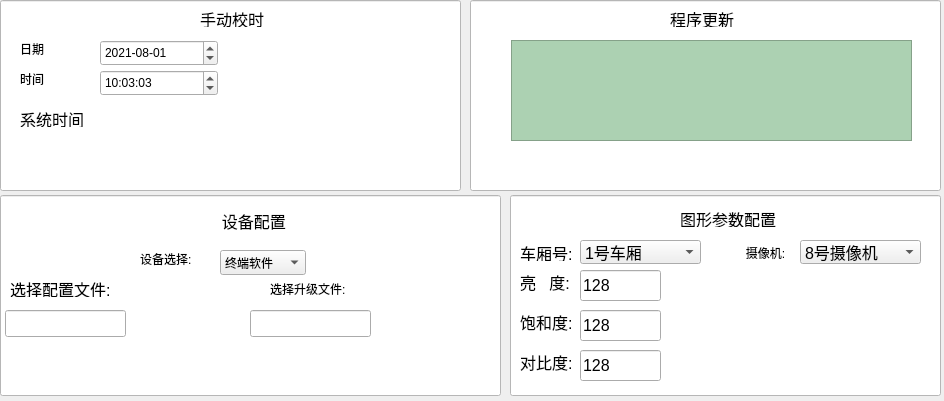
  <widget class="QWidget" name="deviceManagewidget" native="true">
   <property name="geometry">
    <rect>
     <x>40</x>
     <y>115</y>
     <width>944</width>
     <height>401</height>
    </rect>
   </property>
   <property name="focusPolicy">
    <enum>Qt::StrongFocus</enum>
   </property>
   <widget class="QLineEdit" name="configFileDisplayLineEdit">
    <property name="geometry">
     <rect>
      <x>5</x>
      <y>310</y>
      <width>121</width>
      <height>27</height>
     </rect>
    </property>
    <property name="font">
     <font>
      <pointsize>12</pointsize>
     </font>
    </property>
   </widget>
   <widget class="QLineEdit" name="brightnessLineEdit">
    <property name="geometry">
     <rect>
      <x>580</x>
      <y>270</y>
      <width>81</width>
      <height>31</height>
     </rect>
    </property>
    <property name="font">
     <font>
      <pointsize>12</pointsize>
     </font>
    </property>
    <property name="text">
     <string>128</string>
    </property>
   </widget>
   <widget class="QLabel" name="carriageLabel">
    <property name="geometry">
     <rect>
      <x>520</x>
      <y>244</y>
      <width>51</width>
      <height>17</height>
     </rect>
    </property>
    <property name="font">
     <font>
      <pointsize>12</pointsize>
     </font>
    </property>
    <property name="styleSheet">
     <string notr="true"/>
    </property>
    <property name="text">
     <string>车厢号:</string>
    </property>
   </widget>
   <widget class="QPushButton" name="configFilelookPushButton">
    <property name="geometry">
     <rect>
      <x>130</x>
      <y>308</y>
      <width>112</width>
      <height>32</height>
     </rect>
    </property>
    <property name="font">
     <font>
      <pointsize>12</pointsize>
     </font>
    </property>
    <property name="styleSheet">
     <string notr="true">QPushButton{
background-image: url(:/monres/browse.bmp);
border-color: rgb(255, 255, 255);
border-width: 1px;
border-style: solid;}


QPushButton:pressed
{background-color: rgb(86, 164, 246);color: rgb(255, 255, 255);border-color: rgb(170, 170, 170);border-width: 2px;border-style: solid;}</string>
    </property>
    <property name="text">
     <string/>
    </property>
   </widget>
   <widget class="QComboBox" name="carriageSelectionComboBox">
    <property name="enabled">
     <bool>true</bool>
    </property>
    <property name="geometry">
     <rect>
      <x>580</x>
      <y>240</y>
      <width>121</width>
      <height>24</height>
     </rect>
    </property>
    <property name="font">
     <font>
      <pointsize>12</pointsize>
     </font>
    </property>
    <property name="currentIndex">
     <number>0</number>
    </property>
    <property name="minimumContentsLength">
     <number>0</number>
    </property>
    <item>
     <property name="text">
      <string>1号车厢</string>
     </property>
    </item>
    <item>
     <property name="text">
      <string>8号车厢</string>
     </property>
    </item>
   </widget>
   <widget class="QComboBox" name="cameraSelectionComboBox">
    <property name="enabled">
     <bool>true</bool>
    </property>
    <property name="geometry">
     <rect>
      <x>800</x>
      <y>240</y>
      <width>121</width>
      <height>24</height>
     </rect>
    </property>
    <property name="font">
     <font>
      <pointsize>12</pointsize>
     </font>
    </property>
    <property name="currentIndex">
     <number>0</number>
    </property>
    <item>
     <property name="text">
      <string>8号摄像机</string>
     </property>
    </item>
    <item>
     <property name="text">
      <string>9号摄像机</string>
     </property>
    </item>
   </widget>
   <widget class="QLineEdit" name="contrastLineEdit">
    <property name="geometry">
     <rect>
      <x>580</x>
      <y>350</y>
      <width>81</width>
      <height>31</height>
     </rect>
    </property>
    <property name="font">
     <font>
      <pointsize>12</pointsize>
     </font>
    </property>
    <property name="text">
     <string>128</string>
    </property>
   </widget>
   <widget class="QLabel" name="label_9">
    <property name="geometry">
     <rect>
      <x>200</x>
      <y>10</y>
      <width>67</width>
      <height>17</height>
     </rect>
    </property>
    <property name="font">
     <font>
      <pointsize>12</pointsize>
     </font>
    </property>
    <property name="text">
     <string>手动校时</string>
    </property>
   </widget>
   <widget class="QPushButton" name="timeAdjustPushButton">
    <property name="geometry">
     <rect>
      <x>190</x>
      <y>140</y>
      <width>137</width>
      <height>39</height>
     </rect>
    </property>
    <property name="styleSheet">
     <string notr="true">QPushButton{
background-image: url(:/monres/timing.bmp);
border-color: rgb(255, 255, 255);
border-width: 1px;
border-style: solid;}

QPushButton:pressed
{background-color: rgb(86, 164, 246);color: rgb(255, 255, 255);border-color: rgb(170, 170, 170);border-width: 2px;border-style: solid;}</string>
    </property>
    <property name="text">
     <string/>
    </property>
   </widget>
   <widget class="QLabel" name="label_15">
    <property name="geometry">
     <rect>
      <x>680</x>
      <y>210</y>
      <width>101</width>
      <height>17</height>
     </rect>
    </property>
    <property name="font">
     <font>
      <pointsize>12</pointsize>
     </font>
    </property>
    <property name="text">
     <string>图形参数配置</string>
    </property>
   </widget>
   <widget class="QComboBox" name="comboBox">
    <property name="geometry">
     <rect>
      <x>220</x>
      <y>250</y>
      <width>86</width>
      <height>25</height>
     </rect>
    </property>
    <item>
     <property name="text">
      <string>终端软件</string>
     </property>
    </item>
   </widget>
   <widget class="QLineEdit" name="saturationLineEdit">
    <property name="geometry">
     <rect>
      <x>580</x>
      <y>310</y>
      <width>81</width>
      <height>31</height>
     </rect>
    </property>
    <property name="font">
     <font>
      <pointsize>12</pointsize>
     </font>
    </property>
    <property name="text">
     <string>128</string>
    </property>
   </widget>
   <widget class="QPushButton" name="imageParamSetPushButton">
    <property name="geometry">
     <rect>
      <x>700</x>
      <y>340</y>
      <width>161</width>
      <height>43</height>
     </rect>
    </property>
    <property name="font">
     <font>
      <pointsize>12</pointsize>
     </font>
    </property>
    <property name="styleSheet">
     <string notr="true">QPushButton{
background-image: url(:/monres/settingconfig.bmp);
border-color: rgb(255, 255, 255);
border-width: 1px;
border-style: solid;}

QPushButton:pressed
{background-color: rgb(86, 164, 246);color: rgb(255, 255, 255);border-color: rgb(170, 170, 170);border-width: 2px;border-style: solid;}</string>
    </property>
    <property name="text">
     <string/>
    </property>
   </widget>
   <widget class="QLabel" name="systimeAdjustLabel">
    <property name="geometry">
     <rect>
      <x>260</x>
      <y>110</y>
      <width>91</width>
      <height>21</height>
     </rect>
    </property>
    <property name="text">
     <string/>
    </property>
   </widget>
   <widget class="QLabel" name="saturationLabel">
    <property name="geometry">
     <rect>
      <x>520</x>
      <y>310</y>
      <width>52</width>
      <height>24</height>
     </rect>
    </property>
    <property name="font">
     <font>
      <pointsize>12</pointsize>
     </font>
    </property>
    <property name="styleSheet">
     <string notr="true"/>
    </property>
    <property name="text">
     <string>饱和度:</string>
    </property>
   </widget>
   <widget class="QLabel" name="brightnessLabel">
    <property name="geometry">
     <rect>
      <x>520</x>
      <y>270</y>
      <width>51</width>
      <height>24</height>
     </rect>
    </property>
    <property name="font">
     <font>
      <pointsize>12</pointsize>
     </font>
    </property>
    <property name="styleSheet">
     <string notr="true"/>
    </property>
    <property name="text">
     <string>亮   度:</string>
    </property>
   </widget>
   <widget class="QPushButton" name="clientRebootPushButton">
    <property name="geometry">
     <rect>
      <x>810</x>
      <y>150</y>
      <width>82</width>
      <height>36</height>
     </rect>
    </property>
    <property name="font">
     <font>
      <pointsize>12</pointsize>
     </font>
    </property>
    <property name="styleSheet">
     <string notr="true">QPushButton{
background-image: url(:/monres/restat.bmp);
border-color: rgb(255, 255, 255);
border-width: 1px;
border-style: solid;}

QPushButton:pressed
{background-color: rgb(86, 164, 246);color: rgb(255, 255, 255);border-color: rgb(170, 170, 170);border-width: 2px;border-style: solid;}</string>
    </property>
    <property name="text">
     <string/>
    </property>
   </widget>
   <widget class="QLabel" name="configFileSelectionLabel">
    <property name="geometry">
     <rect>
      <x>10</x>
      <y>280</y>
      <width>101</width>
      <height>17</height>
     </rect>
    </property>
    <property name="font">
     <font>
      <pointsize>12</pointsize>
     </font>
    </property>
    <property name="styleSheet">
     <string notr="true"/>
    </property>
    <property name="text">
     <string>选择配置文件:</string>
    </property>
   </widget>
   <widget class="QLabel" name="cameraLabel">
    <property name="geometry">
     <rect>
      <x>736</x>
      <y>244</y>
      <width>61</width>
      <height>17</height>
     </rect>
    </property>
    <property name="styleSheet">
     <string notr="true"/>
    </property>
    <property name="text">
     <string>   摄像机:</string>
    </property>
   </widget>
   <widget class="QLabel" name="contrastLabel">
    <property name="geometry">
     <rect>
      <x>520</x>
      <y>350</y>
      <width>52</width>
      <height>24</height>
     </rect>
    </property>
    <property name="font">
     <font>
      <pointsize>12</pointsize>
     </font>
    </property>
    <property name="styleSheet">
     <string notr="true"/>
    </property>
    <property name="text">
     <string>对比度:</string>
    </property>
   </widget>
   <widget class="QPushButton" name="configFileImportPushButton">
    <property name="geometry">
     <rect>
      <x>50</x>
      <y>350</y>
      <width>82</width>
      <height>37</height>
     </rect>
    </property>
    <property name="font">
     <font>
      <pointsize>12</pointsize>
     </font>
    </property>
    <property name="styleSheet">
     <string notr="true">QPushButton{
background-image: url(:/monres/in.bmp);
border-color: rgb(255, 255, 255);
border-width: 1px;
border-style: solid;}

QPushButton:pressed
{background-color: rgb(86, 164, 246);color: rgb(255, 255, 255);border-color: rgb(170, 170, 170);border-width: 2px;border-style: solid;}</string>
    </property>
    <property name="text">
     <string/>
    </property>
   </widget>
   <widget class="QLabel" name="sysDataAdjustLabel">
    <property name="geometry">
     <rect>
      <x>110</x>
      <y>110</y>
      <width>131</width>
      <height>21</height>
     </rect>
    </property>
    <property name="font">
     <font>
      <pointsize>10</pointsize>
     </font>
    </property>
    <property name="styleSheet">
     <string notr="true"/>
    </property>
    <property name="text">
     <string/>
    </property>
   </widget>
   <widget class="QLabel" name="devConfigLabel">
    <property name="geometry">
     <rect>
      <x>40</x>
      <y>210</y>
      <width>351</width>
      <height>21</height>
     </rect>
    </property>
    <property name="font">
     <font>
      <pointsize>12</pointsize>
     </font>
    </property>
    <property name="styleSheet">
     <string notr="true"/>
    </property>
    <property name="text">
     <string>                                         设备配置</string>
    </property>
   </widget>
   <widget class="QLabel" name="updateStatusLabel">
    <property name="geometry">
     <rect>
      <x>670</x>
      <y>10</y>
      <width>71</width>
      <height>17</height>
     </rect>
    </property>
    <property name="font">
     <font>
      <pointsize>12</pointsize>
     </font>
    </property>
    <property name="styleSheet">
     <string notr="true"/>
    </property>
    <property name="text">
     <string>程序更新</string>
    </property>
   </widget>
   <widget class="QLabel" name="label_18">
    <property name="geometry">
     <rect>
      <x>140</x>
      <y>250</y>
      <width>67</width>
      <height>17</height>
     </rect>
    </property>
    <property name="text">
     <string>设备选择:</string>
    </property>
   </widget>
   <widget class="QLabel" name="label_5">
    <property name="geometry">
     <rect>
      <x>20</x>
      <y>110</y>
      <width>67</width>
      <height>17</height>
     </rect>
    </property>
    <property name="font">
     <font>
      <pointsize>12</pointsize>
     </font>
    </property>
    <property name="text">
     <string>系统时间</string>
    </property>
   </widget>
   <widget class="QPushButton" name="updateBeginPushButton">
    <property name="geometry">
     <rect>
      <x>550</x>
      <y>150</y>
      <width>112</width>
      <height>32</height>
     </rect>
    </property>
    <property name="font">
     <font>
      <pointsize>12</pointsize>
     </font>
    </property>
    <property name="styleSheet">
     <string notr="true">QPushButton{
background-image: url(:/monres/kaishigegnxin.bmp);
border-color: rgb(255, 255, 255);
border-width: 1px;
border-style: solid;}

QPushButton:pressed
{background-color: rgb(86, 164, 246);color: rgb(255, 255, 255);border-color: rgb(170, 170, 170);border-width: 2px;border-style: solid;}</string>
    </property>
    <property name="text">
     <string/>
    </property>
   </widget>
   <widget class="QPushButton" name="clientRebootPushButton_2">
    <property name="geometry">
     <rect>
      <x>300</x>
      <y>350</y>
      <width>112</width>
      <height>32</height>
     </rect>
    </property>
    <property name="font">
     <font>
      <pointsize>12</pointsize>
     </font>
    </property>
    <property name="styleSheet">
     <string notr="true">QPushButton{
background-image: url(:/monres/downlog.bmp);
border-color: rgb(255, 255, 255);
border-width: 1px;
border-style: solid;}

QPushButton:pressed
{background-color: rgb(86, 164, 246);color: rgb(255, 255, 255);border-color: rgb(170, 170, 170);border-width: 2px;border-style: solid;}</string>
    </property>
    <property name="text">
     <string/>
    </property>
   </widget>
   <widget class="QTextEdit" name="updateStatueTextEdit">
    <property name="enabled">
     <bool>false</bool>
    </property>
    <property name="geometry">
     <rect>
      <x>511</x>
      <y>40</y>
      <width>401</width>
      <height>101</height>
     </rect>
    </property>
    <property name="styleSheet">
     <string notr="true">color: rgb(0, 0, 0);
background-color: rgb(172, 209, 178);</string>
    </property>
   </widget>
   <widget class="QLineEdit" name="lineEdit">
    <property name="enabled">
     <bool>false</bool>
    </property>
    <property name="geometry">
     <rect>
      <x>0</x>
      <y>0</y>
      <width>461</width>
      <height>191</height>
     </rect>
    </property>
    <property name="styleSheet">
     <string notr="true">background-color: rgb(255, 255, 255);</string>
    </property>
   </widget>
   <widget class="QLineEdit" name="lineEdit_2">
    <property name="enabled">
     <bool>false</bool>
    </property>
    <property name="geometry">
     <rect>
      <x>470</x>
      <y>0</y>
      <width>471</width>
      <height>191</height>
     </rect>
    </property>
    <property name="styleSheet">
     <string notr="true">background-color: rgb(255, 255, 255);</string>
    </property>
   </widget>
   <widget class="QLineEdit" name="lineEdit_3">
    <property name="enabled">
     <bool>false</bool>
    </property>
    <property name="geometry">
     <rect>
      <x>0</x>
      <y>195</y>
      <width>501</width>
      <height>201</height>
     </rect>
    </property>
    <property name="styleSheet">
     <string notr="true">background-color: rgb(255, 255, 255);</string>
    </property>
   </widget>
   <widget class="QLineEdit" name="lineEdit_4">
    <property name="enabled">
     <bool>false</bool>
    </property>
    <property name="geometry">
     <rect>
      <x>510</x>
      <y>195</y>
      <width>431</width>
      <height>201</height>
     </rect>
    </property>
    <property name="styleSheet">
     <string notr="true">background-color: rgb(255, 255, 255);</string>
    </property>
   </widget>
   <widget class="QLineEdit" name="configFileDisplayLineEdit_2">
    <property name="geometry">
     <rect>
      <x>250</x>
      <y>310</y>
      <width>121</width>
      <height>27</height>
     </rect>
    </property>
    <property name="font">
     <font>
      <pointsize>12</pointsize>
     </font>
    </property>
   </widget>
   <widget class="QLabel" name="label_19">
    <property name="geometry">
     <rect>
      <x>270</x>
      <y>280</y>
      <width>101</width>
      <height>17</height>
     </rect>
    </property>
    <property name="text">
     <string>选择升级文件:</string>
    </property>
   </widget>
   <widget class="QPushButton" name="configFilelookPushButton_2">
    <property name="geometry">
     <rect>
      <x>380</x>
      <y>310</y>
      <width>112</width>
      <height>32</height>
     </rect>
    </property>
    <property name="font">
     <font>
      <pointsize>12</pointsize>
     </font>
    </property>
    <property name="styleSheet">
     <string notr="true">QPushButton{
background-image: url(:/monres/browse.bmp);
border-color: rgb(255, 255, 255);
border-width: 1px;
border-style: solid;}


QPushButton:pressed
{background-color: rgb(86, 164, 246);color: rgb(255, 255, 255);border-color: rgb(170, 170, 170);border-width: 2px;border-style: solid;}</string>
    </property>
    <property name="text">
     <string/>
    </property>
   </widget>
   <widget class="QLabel" name="label_8">
    <property name="geometry">
     <rect>
      <x>20</x>
      <y>40</y>
      <width>67</width>
      <height>17</height>
     </rect>
    </property>
    <property name="text">
     <string>日期</string>
    </property>
   </widget>
   <widget class="QLabel" name="label_12">
    <property name="geometry">
     <rect>
      <x>20</x>
      <y>70</y>
      <width>67</width>
      <height>17</height>
     </rect>
    </property>
    <property name="text">
     <string>时间</string>
    </property>
   </widget>
   <widget class="QDateEdit" name="dateEdit">
    <property name="geometry">
     <rect>
      <x>100</x>
      <y>40</y>
      <width>118</width>
      <height>26</height>
     </rect>
    </property>
    <property name="dateTime">
     <datetime>
      <hour>0</hour>
      <minute>0</minute>
      <second>0</second>
      <year>2021</year>
      <month>8</month>
      <day>1</day>
     </datetime>
    </property>
    <property name="maximumTime">
     <time>
      <hour>23</hour>
      <minute>59</minute>
      <second>59</second>
     </time>
    </property>
    <property name="displayFormat">
     <string>yyyy-MM-dd</string>
    </property>
   </widget>
   <widget class="QTimeEdit" name="timeEdit">
    <property name="geometry">
     <rect>
      <x>100</x>
      <y>70</y>
      <width>118</width>
      <height>26</height>
     </rect>
    </property>
    <property name="dateTime">
     <datetime>
      <hour>10</hour>
      <minute>3</minute>
      <second>3</second>
      <year>2000</year>
      <month>1</month>
      <day>1</day>
     </datetime>
    </property>
    <property name="displayFormat">
     <string>hh:mm:ss</string>
    </property>
   </widget>
   <widget class="QPushButton" name="timeSetPushButton">
    <property name="geometry">
     <rect>
      <x>250</x>
      <y>60</y>
      <width>112</width>
      <height>32</height>
     </rect>
    </property>
    <property name="font">
     <font>
      <pointsize>12</pointsize>
     </font>
    </property>
    <property name="styleSheet">
     <string notr="true">QPushButton{
background-image: url(:/monres/sure.bmp);
border-color: rgb(255, 255, 255);
border-width: 1px;
border-style: solid;}

QPushButton:pressed
{background-color: rgb(86, 164, 246);color: rgb(255, 255, 255);border-color: rgb(170, 170, 170);border-width: 2px;border-style: solid;}</string>
    </property>
    <property name="text">
     <string/>
    </property>
   </widget>
   <zorder>lineEdit_4</zorder>
   <zorder>lineEdit_3</zorder>
   <zorder>lineEdit_2</zorder>
   <zorder>lineEdit</zorder>
   <zorder>label_15</zorder>
   <zorder>saturationLineEdit</zorder>
   <zorder>imageParamSetPushButton</zorder>
   <zorder>saturationLabel</zorder>
   <zorder>brightnessLabel</zorder>
   <zorder>configFileSelectionLabel</zorder>
   <zorder>cameraLabel</zorder>
   <zorder>contrastLabel</zorder>
   <zorder>configFileImportPushButton</zorder>
   <zorder>devConfigLabel</zorder>
   <zorder>updateStatusLabel</zorder>
   <zorder>label_18</zorder>
   <zorder>label_5</zorder>
   <zorder>updateBeginPushButton</zorder>
   <zorder>brightnessLineEdit</zorder>
   <zorder>cameraSelectionComboBox</zorder>
   <zorder>carriageLabel</zorder>
   <zorder>carriageSelectionComboBox</zorder>
   <zorder>clientRebootPushButton</zorder>
   <zorder>comboBox</zorder>
   <zorder>configFileDisplayLineEdit</zorder>
   <zorder>configFilelookPushButton</zorder>
   <zorder>contrastLineEdit</zorder>
   <zorder>label_9</zorder>
   <zorder>sysDataAdjustLabel</zorder>
   <zorder>timeAdjustPushButton</zorder>
   <zorder>clientRebootPushButton_2</zorder>
   <zorder>systimeAdjustLabel</zorder>
   <zorder>updateStatueTextEdit</zorder>
   <zorder>configFileDisplayLineEdit_2</zorder>
   <zorder>label_19</zorder>
   <zorder>configFilelookPushButton_2</zorder>
   <zorder>label_8</zorder>
   <zorder>label_12</zorder>
   <zorder>dateEdit</zorder>
   <zorder>timeEdit</zorder>
   <zorder>timeSetPushButton</zorder>
  </widget>
